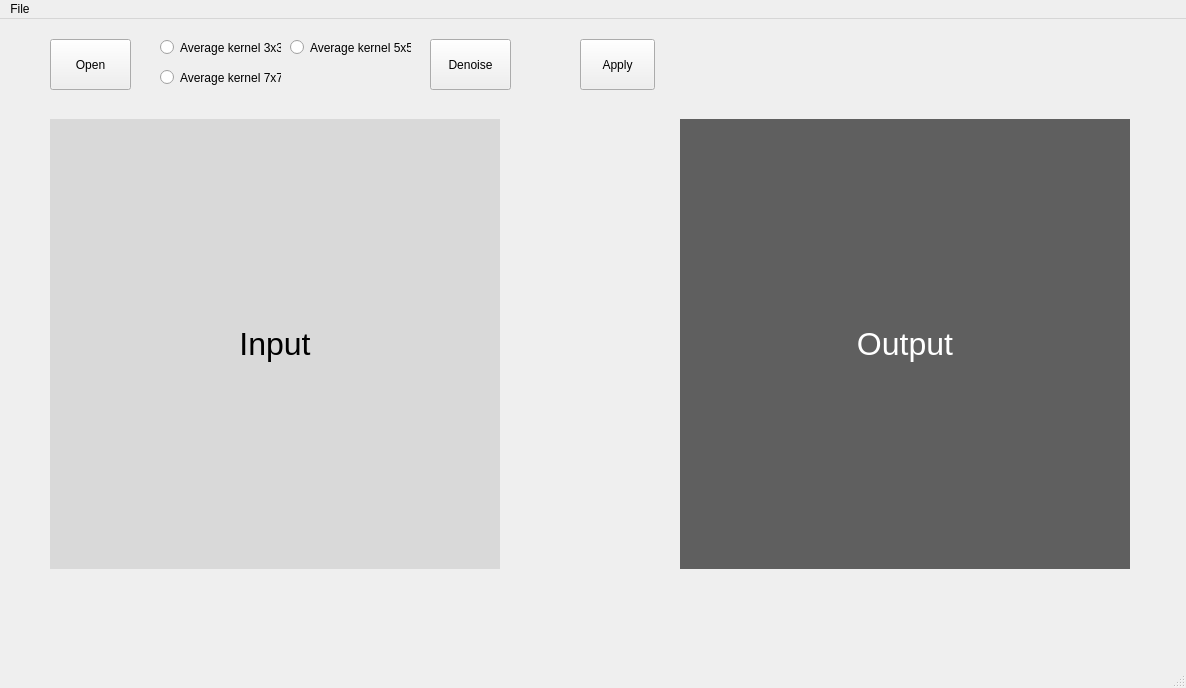
<?xml version="1.0" encoding="UTF-8"?>
<ui version="4.0">
 <class>MainWindow</class>
 <widget class="QMainWindow" name="MainWindow">
  <property name="geometry">
   <rect>
    <x>0</x>
    <y>0</y>
    <width>1186</width>
    <height>688</height>
   </rect>
  </property>
  <property name="windowTitle">
   <string>My Test Window</string>
  </property>
  <widget class="QWidget" name="centralwidget">
   <widget class="QPushButton" name="btn_open">
    <property name="geometry">
     <rect>
      <x>50</x>
      <y>20</y>
      <width>81</width>
      <height>51</height>
     </rect>
    </property>
    <property name="text">
     <string>Open</string>
    </property>
   </widget>
   <widget class="QLabel" name="lbl_input_image">
    <property name="geometry">
     <rect>
      <x>50</x>
      <y>100</y>
      <width>450</width>
      <height>450</height>
     </rect>
    </property>
    <property name="palette">
     <palette>
      <active>
       <colorrole role="WindowText">
        <brush brushstyle="SolidPattern">
         <color alpha="255">
          <red>0</red>
          <green>0</green>
          <blue>0</blue>
         </color>
        </brush>
       </colorrole>
       <colorrole role="Button">
        <brush brushstyle="SolidPattern">
         <color alpha="255">
          <red>217</red>
          <green>217</green>
          <blue>217</blue>
         </color>
        </brush>
       </colorrole>
       <colorrole role="Light">
        <brush brushstyle="SolidPattern">
         <color alpha="255">
          <red>255</red>
          <green>255</green>
          <blue>255</blue>
         </color>
        </brush>
       </colorrole>
       <colorrole role="Midlight">
        <brush brushstyle="SolidPattern">
         <color alpha="255">
          <red>236</red>
          <green>236</green>
          <blue>236</blue>
         </color>
        </brush>
       </colorrole>
       <colorrole role="Dark">
        <brush brushstyle="SolidPattern">
         <color alpha="255">
          <red>108</red>
          <green>108</green>
          <blue>108</blue>
         </color>
        </brush>
       </colorrole>
       <colorrole role="Mid">
        <brush brushstyle="SolidPattern">
         <color alpha="255">
          <red>145</red>
          <green>145</green>
          <blue>145</blue>
         </color>
        </brush>
       </colorrole>
       <colorrole role="Text">
        <brush brushstyle="SolidPattern">
         <color alpha="255">
          <red>0</red>
          <green>0</green>
          <blue>0</blue>
         </color>
        </brush>
       </colorrole>
       <colorrole role="BrightText">
        <brush brushstyle="SolidPattern">
         <color alpha="255">
          <red>255</red>
          <green>255</green>
          <blue>255</blue>
         </color>
        </brush>
       </colorrole>
       <colorrole role="ButtonText">
        <brush brushstyle="SolidPattern">
         <color alpha="255">
          <red>0</red>
          <green>0</green>
          <blue>0</blue>
         </color>
        </brush>
       </colorrole>
       <colorrole role="Base">
        <brush brushstyle="SolidPattern">
         <color alpha="255">
          <red>255</red>
          <green>255</green>
          <blue>255</blue>
         </color>
        </brush>
       </colorrole>
       <colorrole role="Window">
        <brush brushstyle="SolidPattern">
         <color alpha="255">
          <red>217</red>
          <green>217</green>
          <blue>217</blue>
         </color>
        </brush>
       </colorrole>
       <colorrole role="Shadow">
        <brush brushstyle="SolidPattern">
         <color alpha="255">
          <red>0</red>
          <green>0</green>
          <blue>0</blue>
         </color>
        </brush>
       </colorrole>
       <colorrole role="AlternateBase">
        <brush brushstyle="SolidPattern">
         <color alpha="255">
          <red>236</red>
          <green>236</green>
          <blue>236</blue>
         </color>
        </brush>
       </colorrole>
       <colorrole role="ToolTipBase">
        <brush brushstyle="SolidPattern">
         <color alpha="255">
          <red>255</red>
          <green>255</green>
          <blue>220</blue>
         </color>
        </brush>
       </colorrole>
       <colorrole role="ToolTipText">
        <brush brushstyle="SolidPattern">
         <color alpha="255">
          <red>0</red>
          <green>0</green>
          <blue>0</blue>
         </color>
        </brush>
       </colorrole>
      </active>
      <inactive>
       <colorrole role="WindowText">
        <brush brushstyle="SolidPattern">
         <color alpha="255">
          <red>0</red>
          <green>0</green>
          <blue>0</blue>
         </color>
        </brush>
       </colorrole>
       <colorrole role="Button">
        <brush brushstyle="SolidPattern">
         <color alpha="255">
          <red>217</red>
          <green>217</green>
          <blue>217</blue>
         </color>
        </brush>
       </colorrole>
       <colorrole role="Light">
        <brush brushstyle="SolidPattern">
         <color alpha="255">
          <red>255</red>
          <green>255</green>
          <blue>255</blue>
         </color>
        </brush>
       </colorrole>
       <colorrole role="Midlight">
        <brush brushstyle="SolidPattern">
         <color alpha="255">
          <red>236</red>
          <green>236</green>
          <blue>236</blue>
         </color>
        </brush>
       </colorrole>
       <colorrole role="Dark">
        <brush brushstyle="SolidPattern">
         <color alpha="255">
          <red>108</red>
          <green>108</green>
          <blue>108</blue>
         </color>
        </brush>
       </colorrole>
       <colorrole role="Mid">
        <brush brushstyle="SolidPattern">
         <color alpha="255">
          <red>145</red>
          <green>145</green>
          <blue>145</blue>
         </color>
        </brush>
       </colorrole>
       <colorrole role="Text">
        <brush brushstyle="SolidPattern">
         <color alpha="255">
          <red>0</red>
          <green>0</green>
          <blue>0</blue>
         </color>
        </brush>
       </colorrole>
       <colorrole role="BrightText">
        <brush brushstyle="SolidPattern">
         <color alpha="255">
          <red>255</red>
          <green>255</green>
          <blue>255</blue>
         </color>
        </brush>
       </colorrole>
       <colorrole role="ButtonText">
        <brush brushstyle="SolidPattern">
         <color alpha="255">
          <red>0</red>
          <green>0</green>
          <blue>0</blue>
         </color>
        </brush>
       </colorrole>
       <colorrole role="Base">
        <brush brushstyle="SolidPattern">
         <color alpha="255">
          <red>255</red>
          <green>255</green>
          <blue>255</blue>
         </color>
        </brush>
       </colorrole>
       <colorrole role="Window">
        <brush brushstyle="SolidPattern">
         <color alpha="255">
          <red>217</red>
          <green>217</green>
          <blue>217</blue>
         </color>
        </brush>
       </colorrole>
       <colorrole role="Shadow">
        <brush brushstyle="SolidPattern">
         <color alpha="255">
          <red>0</red>
          <green>0</green>
          <blue>0</blue>
         </color>
        </brush>
       </colorrole>
       <colorrole role="AlternateBase">
        <brush brushstyle="SolidPattern">
         <color alpha="255">
          <red>236</red>
          <green>236</green>
          <blue>236</blue>
         </color>
        </brush>
       </colorrole>
       <colorrole role="ToolTipBase">
        <brush brushstyle="SolidPattern">
         <color alpha="255">
          <red>255</red>
          <green>255</green>
          <blue>220</blue>
         </color>
        </brush>
       </colorrole>
       <colorrole role="ToolTipText">
        <brush brushstyle="SolidPattern">
         <color alpha="255">
          <red>0</red>
          <green>0</green>
          <blue>0</blue>
         </color>
        </brush>
       </colorrole>
      </inactive>
      <disabled>
       <colorrole role="WindowText">
        <brush brushstyle="SolidPattern">
         <color alpha="255">
          <red>108</red>
          <green>108</green>
          <blue>108</blue>
         </color>
        </brush>
       </colorrole>
       <colorrole role="Button">
        <brush brushstyle="SolidPattern">
         <color alpha="255">
          <red>217</red>
          <green>217</green>
          <blue>217</blue>
         </color>
        </brush>
       </colorrole>
       <colorrole role="Light">
        <brush brushstyle="SolidPattern">
         <color alpha="255">
          <red>255</red>
          <green>255</green>
          <blue>255</blue>
         </color>
        </brush>
       </colorrole>
       <colorrole role="Midlight">
        <brush brushstyle="SolidPattern">
         <color alpha="255">
          <red>236</red>
          <green>236</green>
          <blue>236</blue>
         </color>
        </brush>
       </colorrole>
       <colorrole role="Dark">
        <brush brushstyle="SolidPattern">
         <color alpha="255">
          <red>108</red>
          <green>108</green>
          <blue>108</blue>
         </color>
        </brush>
       </colorrole>
       <colorrole role="Mid">
        <brush brushstyle="SolidPattern">
         <color alpha="255">
          <red>145</red>
          <green>145</green>
          <blue>145</blue>
         </color>
        </brush>
       </colorrole>
       <colorrole role="Text">
        <brush brushstyle="SolidPattern">
         <color alpha="255">
          <red>108</red>
          <green>108</green>
          <blue>108</blue>
         </color>
        </brush>
       </colorrole>
       <colorrole role="BrightText">
        <brush brushstyle="SolidPattern">
         <color alpha="255">
          <red>255</red>
          <green>255</green>
          <blue>255</blue>
         </color>
        </brush>
       </colorrole>
       <colorrole role="ButtonText">
        <brush brushstyle="SolidPattern">
         <color alpha="255">
          <red>108</red>
          <green>108</green>
          <blue>108</blue>
         </color>
        </brush>
       </colorrole>
       <colorrole role="Base">
        <brush brushstyle="SolidPattern">
         <color alpha="255">
          <red>217</red>
          <green>217</green>
          <blue>217</blue>
         </color>
        </brush>
       </colorrole>
       <colorrole role="Window">
        <brush brushstyle="SolidPattern">
         <color alpha="255">
          <red>217</red>
          <green>217</green>
          <blue>217</blue>
         </color>
        </brush>
       </colorrole>
       <colorrole role="Shadow">
        <brush brushstyle="SolidPattern">
         <color alpha="255">
          <red>0</red>
          <green>0</green>
          <blue>0</blue>
         </color>
        </brush>
       </colorrole>
       <colorrole role="AlternateBase">
        <brush brushstyle="SolidPattern">
         <color alpha="255">
          <red>217</red>
          <green>217</green>
          <blue>217</blue>
         </color>
        </brush>
       </colorrole>
       <colorrole role="ToolTipBase">
        <brush brushstyle="SolidPattern">
         <color alpha="255">
          <red>255</red>
          <green>255</green>
          <blue>220</blue>
         </color>
        </brush>
       </colorrole>
       <colorrole role="ToolTipText">
        <brush brushstyle="SolidPattern">
         <color alpha="255">
          <red>0</red>
          <green>0</green>
          <blue>0</blue>
         </color>
        </brush>
       </colorrole>
      </disabled>
     </palette>
    </property>
    <property name="font">
     <font>
      <pointsize>24</pointsize>
     </font>
    </property>
    <property name="autoFillBackground">
     <bool>true</bool>
    </property>
    <property name="text">
     <string>Input</string>
    </property>
    <property name="scaledContents">
     <bool>true</bool>
    </property>
    <property name="alignment">
     <set>Qt::AlignCenter</set>
    </property>
    <property name="wordWrap">
     <bool>true</bool>
    </property>
   </widget>
   <widget class="QLabel" name="lbl_output_image">
    <property name="geometry">
     <rect>
      <x>680</x>
      <y>100</y>
      <width>450</width>
      <height>450</height>
     </rect>
    </property>
    <property name="palette">
     <palette>
      <active>
       <colorrole role="WindowText">
        <brush brushstyle="SolidPattern">
         <color alpha="255">
          <red>255</red>
          <green>255</green>
          <blue>255</blue>
         </color>
        </brush>
       </colorrole>
       <colorrole role="Button">
        <brush brushstyle="SolidPattern">
         <color alpha="255">
          <red>95</red>
          <green>95</green>
          <blue>95</blue>
         </color>
        </brush>
       </colorrole>
       <colorrole role="Light">
        <brush brushstyle="SolidPattern">
         <color alpha="255">
          <red>142</red>
          <green>142</green>
          <blue>142</blue>
         </color>
        </brush>
       </colorrole>
       <colorrole role="Midlight">
        <brush brushstyle="SolidPattern">
         <color alpha="255">
          <red>118</red>
          <green>118</green>
          <blue>118</blue>
         </color>
        </brush>
       </colorrole>
       <colorrole role="Dark">
        <brush brushstyle="SolidPattern">
         <color alpha="255">
          <red>47</red>
          <green>47</green>
          <blue>47</blue>
         </color>
        </brush>
       </colorrole>
       <colorrole role="Mid">
        <brush brushstyle="SolidPattern">
         <color alpha="255">
          <red>63</red>
          <green>63</green>
          <blue>63</blue>
         </color>
        </brush>
       </colorrole>
       <colorrole role="Text">
        <brush brushstyle="SolidPattern">
         <color alpha="255">
          <red>255</red>
          <green>255</green>
          <blue>255</blue>
         </color>
        </brush>
       </colorrole>
       <colorrole role="BrightText">
        <brush brushstyle="SolidPattern">
         <color alpha="255">
          <red>255</red>
          <green>255</green>
          <blue>255</blue>
         </color>
        </brush>
       </colorrole>
       <colorrole role="ButtonText">
        <brush brushstyle="SolidPattern">
         <color alpha="255">
          <red>255</red>
          <green>255</green>
          <blue>255</blue>
         </color>
        </brush>
       </colorrole>
       <colorrole role="Base">
        <brush brushstyle="SolidPattern">
         <color alpha="255">
          <red>0</red>
          <green>0</green>
          <blue>0</blue>
         </color>
        </brush>
       </colorrole>
       <colorrole role="Window">
        <brush brushstyle="SolidPattern">
         <color alpha="255">
          <red>95</red>
          <green>95</green>
          <blue>95</blue>
         </color>
        </brush>
       </colorrole>
       <colorrole role="Shadow">
        <brush brushstyle="SolidPattern">
         <color alpha="255">
          <red>0</red>
          <green>0</green>
          <blue>0</blue>
         </color>
        </brush>
       </colorrole>
       <colorrole role="AlternateBase">
        <brush brushstyle="SolidPattern">
         <color alpha="255">
          <red>47</red>
          <green>47</green>
          <blue>47</blue>
         </color>
        </brush>
       </colorrole>
       <colorrole role="ToolTipBase">
        <brush brushstyle="SolidPattern">
         <color alpha="255">
          <red>255</red>
          <green>255</green>
          <blue>220</blue>
         </color>
        </brush>
       </colorrole>
       <colorrole role="ToolTipText">
        <brush brushstyle="SolidPattern">
         <color alpha="255">
          <red>0</red>
          <green>0</green>
          <blue>0</blue>
         </color>
        </brush>
       </colorrole>
      </active>
      <inactive>
       <colorrole role="WindowText">
        <brush brushstyle="SolidPattern">
         <color alpha="255">
          <red>255</red>
          <green>255</green>
          <blue>255</blue>
         </color>
        </brush>
       </colorrole>
       <colorrole role="Button">
        <brush brushstyle="SolidPattern">
         <color alpha="255">
          <red>95</red>
          <green>95</green>
          <blue>95</blue>
         </color>
        </brush>
       </colorrole>
       <colorrole role="Light">
        <brush brushstyle="SolidPattern">
         <color alpha="255">
          <red>142</red>
          <green>142</green>
          <blue>142</blue>
         </color>
        </brush>
       </colorrole>
       <colorrole role="Midlight">
        <brush brushstyle="SolidPattern">
         <color alpha="255">
          <red>118</red>
          <green>118</green>
          <blue>118</blue>
         </color>
        </brush>
       </colorrole>
       <colorrole role="Dark">
        <brush brushstyle="SolidPattern">
         <color alpha="255">
          <red>47</red>
          <green>47</green>
          <blue>47</blue>
         </color>
        </brush>
       </colorrole>
       <colorrole role="Mid">
        <brush brushstyle="SolidPattern">
         <color alpha="255">
          <red>63</red>
          <green>63</green>
          <blue>63</blue>
         </color>
        </brush>
       </colorrole>
       <colorrole role="Text">
        <brush brushstyle="SolidPattern">
         <color alpha="255">
          <red>255</red>
          <green>255</green>
          <blue>255</blue>
         </color>
        </brush>
       </colorrole>
       <colorrole role="BrightText">
        <brush brushstyle="SolidPattern">
         <color alpha="255">
          <red>255</red>
          <green>255</green>
          <blue>255</blue>
         </color>
        </brush>
       </colorrole>
       <colorrole role="ButtonText">
        <brush brushstyle="SolidPattern">
         <color alpha="255">
          <red>255</red>
          <green>255</green>
          <blue>255</blue>
         </color>
        </brush>
       </colorrole>
       <colorrole role="Base">
        <brush brushstyle="SolidPattern">
         <color alpha="255">
          <red>0</red>
          <green>0</green>
          <blue>0</blue>
         </color>
        </brush>
       </colorrole>
       <colorrole role="Window">
        <brush brushstyle="SolidPattern">
         <color alpha="255">
          <red>95</red>
          <green>95</green>
          <blue>95</blue>
         </color>
        </brush>
       </colorrole>
       <colorrole role="Shadow">
        <brush brushstyle="SolidPattern">
         <color alpha="255">
          <red>0</red>
          <green>0</green>
          <blue>0</blue>
         </color>
        </brush>
       </colorrole>
       <colorrole role="AlternateBase">
        <brush brushstyle="SolidPattern">
         <color alpha="255">
          <red>47</red>
          <green>47</green>
          <blue>47</blue>
         </color>
        </brush>
       </colorrole>
       <colorrole role="ToolTipBase">
        <brush brushstyle="SolidPattern">
         <color alpha="255">
          <red>255</red>
          <green>255</green>
          <blue>220</blue>
         </color>
        </brush>
       </colorrole>
       <colorrole role="ToolTipText">
        <brush brushstyle="SolidPattern">
         <color alpha="255">
          <red>0</red>
          <green>0</green>
          <blue>0</blue>
         </color>
        </brush>
       </colorrole>
      </inactive>
      <disabled>
       <colorrole role="WindowText">
        <brush brushstyle="SolidPattern">
         <color alpha="255">
          <red>47</red>
          <green>47</green>
          <blue>47</blue>
         </color>
        </brush>
       </colorrole>
       <colorrole role="Button">
        <brush brushstyle="SolidPattern">
         <color alpha="255">
          <red>95</red>
          <green>95</green>
          <blue>95</blue>
         </color>
        </brush>
       </colorrole>
       <colorrole role="Light">
        <brush brushstyle="SolidPattern">
         <color alpha="255">
          <red>142</red>
          <green>142</green>
          <blue>142</blue>
         </color>
        </brush>
       </colorrole>
       <colorrole role="Midlight">
        <brush brushstyle="SolidPattern">
         <color alpha="255">
          <red>118</red>
          <green>118</green>
          <blue>118</blue>
         </color>
        </brush>
       </colorrole>
       <colorrole role="Dark">
        <brush brushstyle="SolidPattern">
         <color alpha="255">
          <red>47</red>
          <green>47</green>
          <blue>47</blue>
         </color>
        </brush>
       </colorrole>
       <colorrole role="Mid">
        <brush brushstyle="SolidPattern">
         <color alpha="255">
          <red>63</red>
          <green>63</green>
          <blue>63</blue>
         </color>
        </brush>
       </colorrole>
       <colorrole role="Text">
        <brush brushstyle="SolidPattern">
         <color alpha="255">
          <red>47</red>
          <green>47</green>
          <blue>47</blue>
         </color>
        </brush>
       </colorrole>
       <colorrole role="BrightText">
        <brush brushstyle="SolidPattern">
         <color alpha="255">
          <red>255</red>
          <green>255</green>
          <blue>255</blue>
         </color>
        </brush>
       </colorrole>
       <colorrole role="ButtonText">
        <brush brushstyle="SolidPattern">
         <color alpha="255">
          <red>47</red>
          <green>47</green>
          <blue>47</blue>
         </color>
        </brush>
       </colorrole>
       <colorrole role="Base">
        <brush brushstyle="SolidPattern">
         <color alpha="255">
          <red>95</red>
          <green>95</green>
          <blue>95</blue>
         </color>
        </brush>
       </colorrole>
       <colorrole role="Window">
        <brush brushstyle="SolidPattern">
         <color alpha="255">
          <red>95</red>
          <green>95</green>
          <blue>95</blue>
         </color>
        </brush>
       </colorrole>
       <colorrole role="Shadow">
        <brush brushstyle="SolidPattern">
         <color alpha="255">
          <red>0</red>
          <green>0</green>
          <blue>0</blue>
         </color>
        </brush>
       </colorrole>
       <colorrole role="AlternateBase">
        <brush brushstyle="SolidPattern">
         <color alpha="255">
          <red>95</red>
          <green>95</green>
          <blue>95</blue>
         </color>
        </brush>
       </colorrole>
       <colorrole role="ToolTipBase">
        <brush brushstyle="SolidPattern">
         <color alpha="255">
          <red>255</red>
          <green>255</green>
          <blue>220</blue>
         </color>
        </brush>
       </colorrole>
       <colorrole role="ToolTipText">
        <brush brushstyle="SolidPattern">
         <color alpha="255">
          <red>0</red>
          <green>0</green>
          <blue>0</blue>
         </color>
        </brush>
       </colorrole>
      </disabled>
     </palette>
    </property>
    <property name="font">
     <font>
      <pointsize>24</pointsize>
     </font>
    </property>
    <property name="autoFillBackground">
     <bool>true</bool>
    </property>
    <property name="text">
     <string>Output</string>
    </property>
    <property name="scaledContents">
     <bool>true</bool>
    </property>
    <property name="alignment">
     <set>Qt::AlignCenter</set>
    </property>
    <property name="wordWrap">
     <bool>true</bool>
    </property>
   </widget>
   <widget class="QPushButton" name="btn_apply">
    <property name="geometry">
     <rect>
      <x>580</x>
      <y>20</y>
      <width>75</width>
      <height>51</height>
     </rect>
    </property>
    <property name="text">
     <string>Apply</string>
    </property>
   </widget>
   <widget class="QRadioButton" name="radioButton">
    <property name="geometry">
     <rect>
      <x>160</x>
      <y>20</y>
      <width>121</width>
      <height>17</height>
     </rect>
    </property>
    <property name="text">
     <string>Average kernel 3x3</string>
    </property>
   </widget>
   <widget class="QRadioButton" name="radioButton_2">
    <property name="geometry">
     <rect>
      <x>160</x>
      <y>50</y>
      <width>121</width>
      <height>17</height>
     </rect>
    </property>
    <property name="text">
     <string>Average kernel 7x7</string>
    </property>
   </widget>
   <widget class="QRadioButton" name="radioButton_3">
    <property name="geometry">
     <rect>
      <x>290</x>
      <y>20</y>
      <width>121</width>
      <height>17</height>
     </rect>
    </property>
    <property name="text">
     <string>Average kernel 5x5</string>
    </property>
   </widget>
   <widget class="QPushButton" name="btn_Denoise">
    <property name="geometry">
     <rect>
      <x>430</x>
      <y>20</y>
      <width>81</width>
      <height>51</height>
     </rect>
    </property>
    <property name="text">
     <string>Denoise</string>
    </property>
   </widget>
  </widget>
  <widget class="QMenuBar" name="menubar">
   <property name="geometry">
    <rect>
     <x>0</x>
     <y>0</y>
     <width>1186</width>
     <height>21</height>
    </rect>
   </property>
   <widget class="QMenu" name="menuFile">
    <property name="title">
     <string>File</string>
    </property>
    <addaction name="actionOpen"/>
    <addaction name="actionExit"/>
   </widget>
   <addaction name="menuFile"/>
  </widget>
  <widget class="QStatusBar" name="statusbar"/>
  <action name="actionOpen">
   <property name="text">
    <string>Open</string>
   </property>
  </action>
  <action name="actionExit">
   <property name="text">
    <string>Exit</string>
   </property>
  </action>
 </widget>
 <resources/>
 <connections>
  <connection>
   <sender>actionExit</sender>
   <signal>triggered()</signal>
   <receiver>MainWindow</receiver>
   <slot>close()</slot>
   <hints>
    <hint type="sourcelabel">
     <x>-1</x>
     <y>-1</y>
    </hint>
    <hint type="destinationlabel">
     <x>592</x>
     <y>343</y>
    </hint>
   </hints>
  </connection>
 </connections>
</ui>
